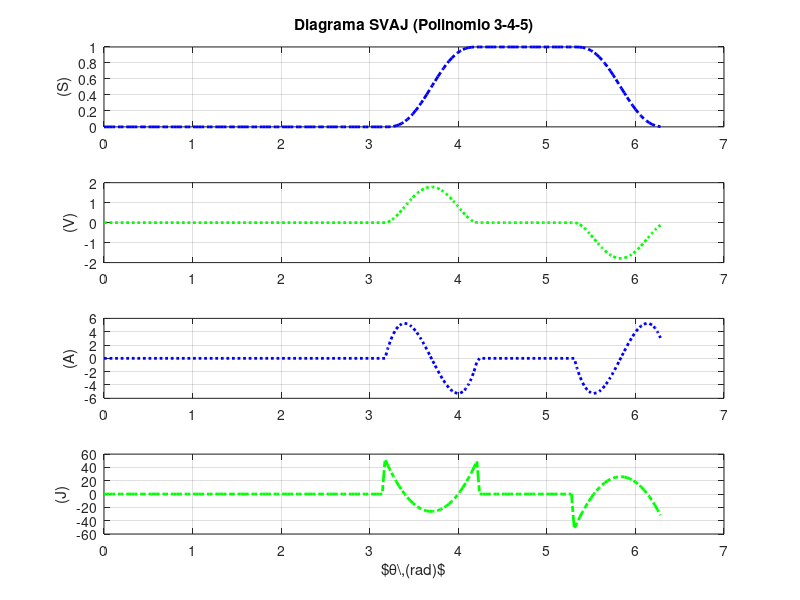
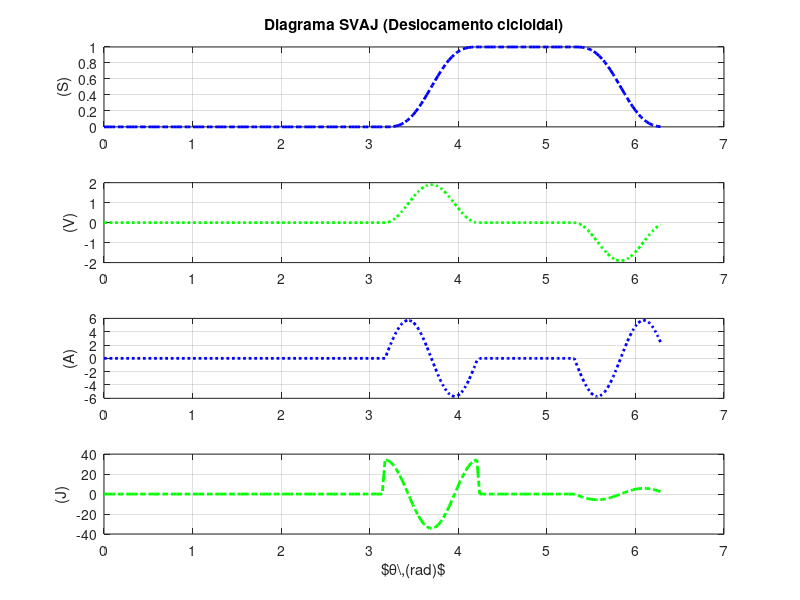
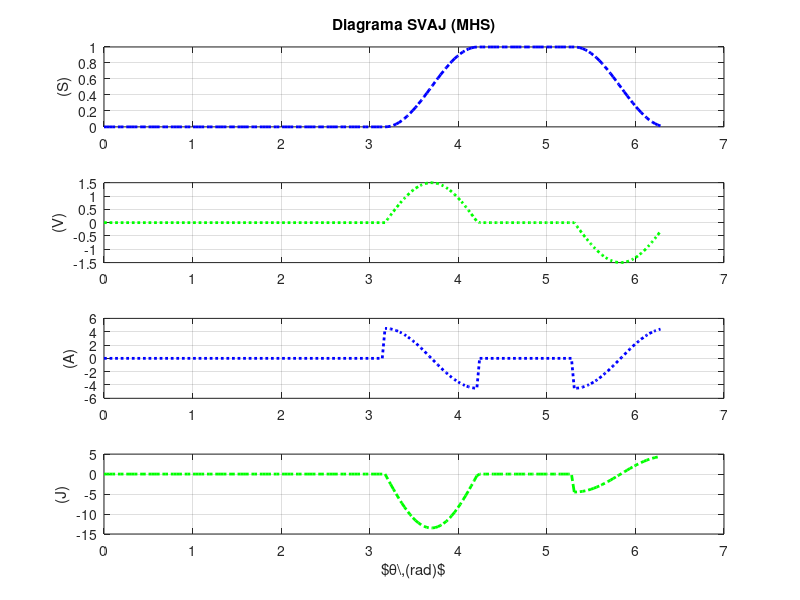
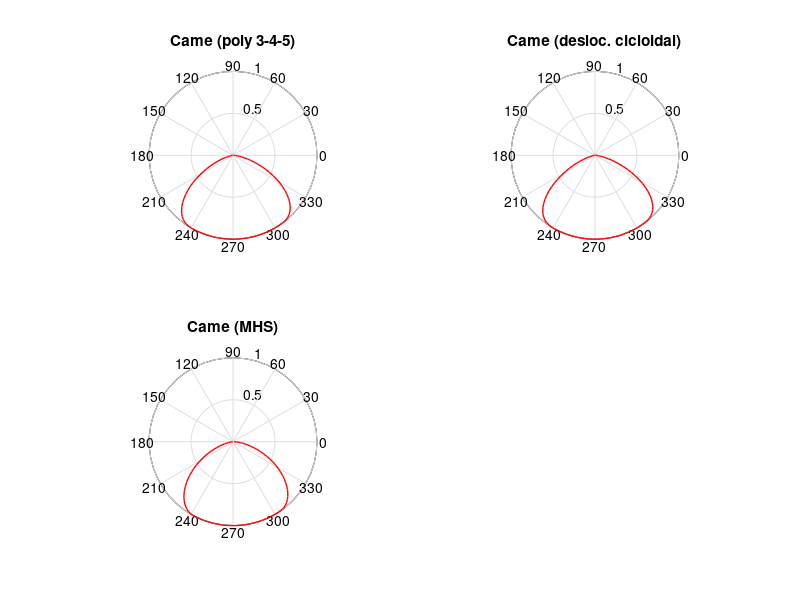

The MATLAB script that drew these images, in order:
%% Projeto de cames

%% Intervalos e constantes
   dt  = pi/100; % subdivisao
   tis = pi; tfs = 240*pi/180; tid = 300*pi/180; tfd = 2*pi;
   t1  = [0:dt:tis];      % intervalo 1 (repouso em h=0)
   t3  = [tfs:dt:tid]; % intervalo 3 (repouso em h=1cm)
   ts  = [tis:dt:tfs]; % intervalo 2 (subida)
   td  = [tid:dt:tfd-2*dt];    % intervalo 4 (descida)
   b   = tfs-tis;         % beta
   tts = (ts-tis)/b;   ttd = (td-tid)/b;
   T   = [0:dt:tfd];
   h   = 1;

%% Polinomio 3-4-5
% Posicao (s)
   r1 = 0*t1;   r3 = 0*t3+h;
   ss = h*(10*tts.^3-15*tts.^4+6*tts.^5);   % polinomio de subida
   sd = h*(1-10*ttd.^3+15*ttd.^4-6*ttd.^5); % polinomio de descida
   S1 = [r1 ss r3 sd];

% Velocidade (v)
    v1 = 0*t1;  v3 = 0*t3;
    vs = (h/b)*(30*tts.^2-60*tts.^3+30*tts.^4);
    vd = (h/b)*(-30*ttd.^2+60*ttd.^3-30*ttd.^4);
    V  = [v1 vs v3 vd];
    
% Aceleracao (a)
    a1 = 0*t1;  a3 = 0*t3;
    as = (h/(b^2))*(60*tts-180*tts.^2+120*tts.^3);
    ad = (h/(b^2))*(-60*ttd+180*ttd.^2-120*ttd.^3);
    A  = [a1 as a3 ad];

% Jerk (j)
    j1 = 0*t1;  j3 = 0*t3;
    js = (h/(b^3))*(60-360*tts+360*tts.^2);
    jd = (h/(b^3))*(-60+360*ttd-360*ttd.^2);
    J  = [j1 js j3 jd];
    
% Graficos
   % diagrama svaj
   figure(1)
   subplot(4,1,1)   
   svaj = plot(T,S1);
   set(svaj,'LineWidth',2,'LineStyle','-.','Color','b');
   grid on
   title('Diagrama SVAJ (Polinomio 3-4-5)'),   ylabel('(S)')
   
   subplot(4,1,2)
   svaj = plot(T,V);
   set(svaj,'LineWidth',2,'LineStyle',':','Color','g');
   grid on
   ylabel('(V)')
   
   subplot(4,1,3)
   svaj = plot(T,A);
   set(svaj,'LineWidth',2,'LineStyle',':','Color','b');
   grid on
   ylabel('(A)')
   
   subplot(4,1,4)
   svaj = plot(T,J);
   set(svaj,'LineWidth',2,'LineStyle','-.','Color','g');
   grid on
   xlabel('$\theta\,(rad)$'), ylabel('(J)')   

%% Deslocamento cicloidal

% Posicao (s)
   r1 = 0*t1;   r3 = 0*t3+h;
   ss = h*(tts-(1/(2*pi))*sin(2*pi*tts));
   sd = h*(1-ttd+(1/(2*pi))*sin(2*pi*ttd));
   S2 = [r1 ss r3 sd];

% Velocidade (v)
   v1 = 0*t1;   v3 = 0*t3;
   vs = (h/b)*(1-cos(2*pi*tts));
   vd = (h/b)*(-1+cos(2*pi*ttd));
   V  = [v1 vs v3 vd];

% Aceleracao (a)
   a1 = 0*t1;   a3 = 0*t3;
   as = 2*pi*(h/(b^2))*sin(2*pi*tts);
   ad = -2*pi*(h/(b^2))*sin(2*pi*ttd);
   A  = [a1 as a3 ad];

% Jerk (j)
   j1 = 0*t1;   j3 = 0*t3;
   js = ((2*pi)^2)*(h/(b^3))*cos(2*pi*tts);
   jd = -((2*pi)^2)*(h/(b^3))*cos(2*pi*ttd);
   J  = [j1 js a3 ad];

% Graficos
   % diagrama svaj
   figure(2)
   subplot(4,1,1)   
   svaj = plot(T,S2);
   set(svaj,'LineWidth',2,'LineStyle','-.','Color','b');
   grid on
   title('Diagrama SVAJ (Deslocamento cicloidal)'),   ylabel('(S)')
   
   subplot(4,1,2)
   svaj = plot(T,V);
   set(svaj,'LineWidth',2,'LineStyle',':','Color','g');
   grid on
   ylabel('(V)')
   
   subplot(4,1,3)
   svaj = plot(T,A);
   set(svaj,'LineWidth',2,'LineStyle',':','Color','b');
   grid on
   ylabel('(A)')
   
   subplot(4,1,4)
   svaj = plot(T,J);
   set(svaj,'LineWidth',2,'LineStyle','-.','Color','g');
   grid on
   xlabel('$\theta\,(rad)$'), ylabel('(J)')
   
   %% Movimento Harmonico Simples
   
% Posicao (s)
   r1 = 0*t1;   r3 = 0*t3+h;  
   sso = (h/2)*(1-cos(pi*tts));  
   sd = h-(h/2)*(1-cos(pi*ttd));
   S3 = [r1 sso r3 sd];

% Velocidade (v)
   v1 = 0*t1;   v3 = 0*t3;
   vs = (pi*h/(2*b))*sin(pi*tts);
   vd = -(pi*h/(2*b))*sin(pi*ttd);
   V  = [v1 vs v3 vd];

% Aceleracao (a)
   a1 = 0*t1;   a3 = 0*t3;
   as = ((h*pi^2)/(2*b^2))*cos(pi*tts);
   ad = -((h*pi^2)/(2*b^2))*cos(pi*ttd);
   A  = [a1 as a3 ad];

% Jerk (j)
   j1 = 0*t1;   j3 = 0*t3;
   js = -((h*pi^3)/(2*b^3))*sin(pi*tts);
   jd = ((h*pi^3)/(2*b^3))*sin(pi*ttd);
   J  = [j1 js a3 ad];

% Graficos
   % diagrama svaj
   figure(3)
   subplot(4,1,1)   
   svaj = plot(T,S3);
   set(svaj,'LineWidth',2,'LineStyle','-.','Color','b');
   grid on
   title('Diagrama SVAJ (MHS)'),   ylabel('(S)')
   
   subplot(4,1,2)
   svaj = plot(T,V);
   set(svaj,'LineWidth',2,'LineStyle',':','Color','g');
   grid on
   ylabel('(V)')
   
   subplot(4,1,3)
   svaj = plot(T,A);
   set(svaj,'LineWidth',2,'LineStyle',':','Color','b');
   grid on
   ylabel('(A)')
   
   subplot(4,1,4)
   svaj = plot(T,J);
   set(svaj,'LineWidth',2,'LineStyle','-.','Color','g');
   grid on
   xlabel('$\theta\,(rad)$'), ylabel('(J)')
   
%% Formato dos cames
   figure(4) 
   subplot(2,2,1)
   came = polar(T,S1);
   set(came,'LineWidth',1,'Color','r');
   title('Came (poly 3-4-5)')   
   grid on
   
   subplot(2,2,2)
   came = polar(T,S2);
   set(came,'LineWidth',1,'Color','r');
   title('Came (desloc. cicloidal)')
   grid on
   
   subplot(2,2,3)
   came = polar(T,S3);
   set(came,'LineWidth',1,'Color','r');
   title('Came (MHS)')
   grid on
